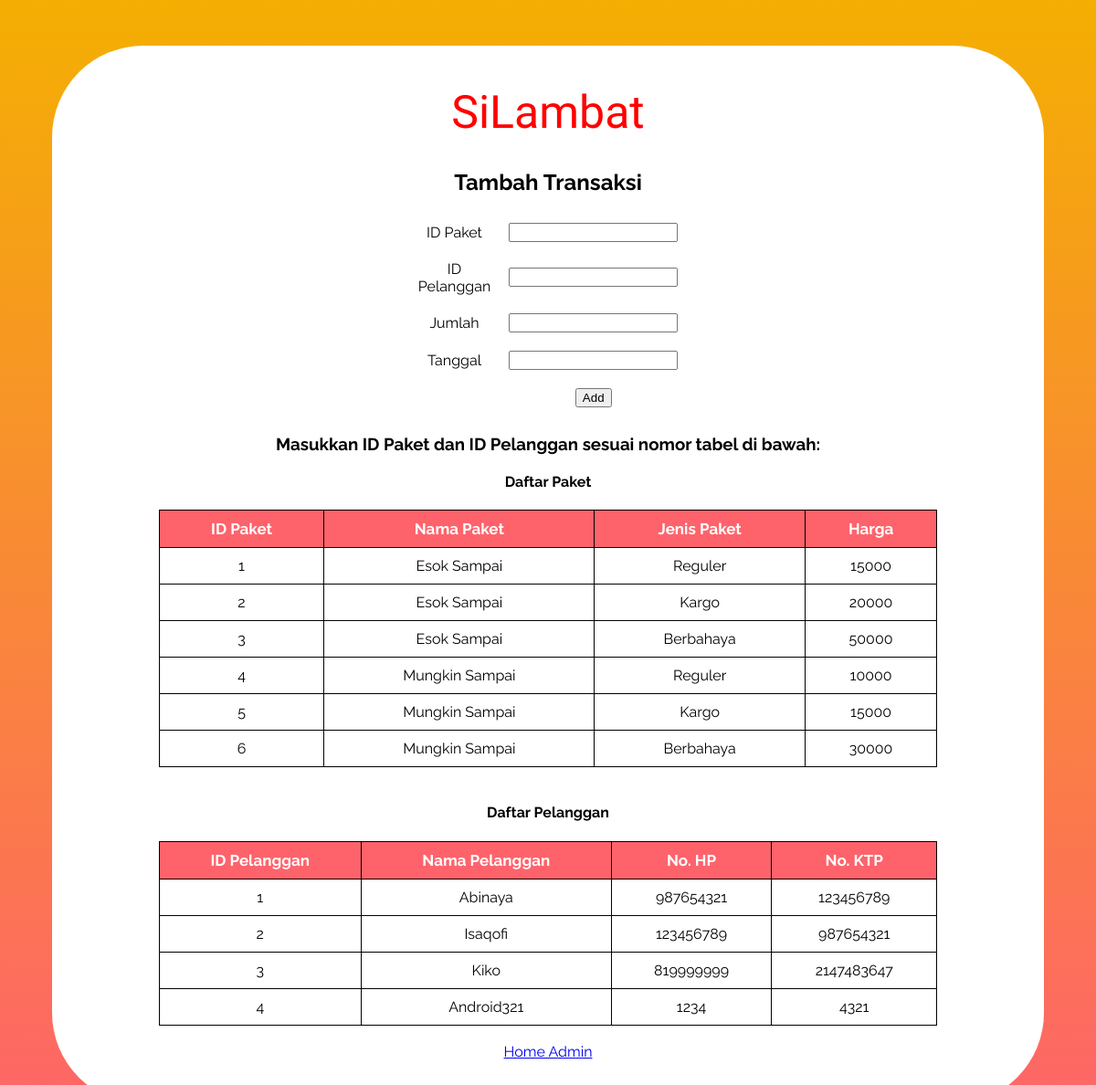
/addPembayaran.php, run on the app's committed database.
### tables this page shows
CREATE TABLE `paket` (
  `id_paket` int(3) NOT NULL,
  `nama_paket` varchar(20) NOT NULL,
  `jenis_paket` varchar(20) NOT NULL,
  `harga` int(100) NOT NULL,
  `is_delete` bit(1) NOT NULL DEFAULT b'0'
);

CREATE TABLE `pelanggan` (
  `id_pelanggan` int(3) NOT NULL,
  `nama` varchar(100) NOT NULL,
  `no_ktp` int(20) NOT NULL,
  `no_hp` int(20) NOT NULL,
  `is_delete` bit(1) NOT NULL DEFAULT b'0'
);

### addPembayaran.php (the view, shortened to what this page needs)
<?php
    include_once("config.php");
    $listpaket = mysqli_query($link, "SELECT * FROM paket WHERE is_delete=0 ORDER BY id_paket");
    $listpelanggan = mysqli_query($link, "SELECT * FROM pelanggan WHERE is_delete=0 ORDER BY id_pelanggan");
?>
<!DOCTYPE html>
<html lang="en">
    <head>
    </head>
    <body>
    <div class="Tabel">
        <div class="Judul">
        <h1 class="my-5">SiLambat</h1>
        </div>
        <h2>Tambah Transaksi</h2>
        <form action="addPembayaran.php" method="post" name="form1">
            <table width="25%" border="0">
                <tr>
                    <td>ID Paket</td>
                    <td><input type="text" name="id_paket"></td>
                </tr>
                <tr>
                    <td>ID Pelanggan</td>
                    <td><input type="text" name="id_pelanggan"></td>
                </tr>
                <tr>
                    <td>Jumlah</td>
                    <td><input type="text" name="jumlah"></td>
                </tr>
                <tr>
                    <td>Tanggal</td>
                    <td><input type="text" name="tanggal"></td>
                </tr>
                <tr>
                    <td></td>
                    <td><input type="submit" name="Submit" value="Add"></td>
                </tr>
            </table>
        </form>
        <h3>Masukkan ID Paket dan ID Pelanggan sesuai nomor tabel di bawah:</h3>
        <h4>Daftar Paket</h4>
        <table width='80%' border=1>
            <tr>
                <th>ID Paket</th> <th>Nama Paket</th> <th>Jenis Paket</th> <th>Harga</th>
            </tr>
            <?php
                while($item = mysqli_fetch_array($listpaket)) {
                    echo "<tr>";
                    echo "<td>".$item['id_paket']."</td>";
                    echo "<td>".$item['nama_paket']."</td>";
                    echo "<td>".$item['jenis_paket']."</td>";
                    echo "<td>".$item['harga']."</td>";
                }
            ?>
        </table><br>
        <h4>Daftar Pelanggan</h4>
        <table width='80%' border=1>
            <tr>
                <th>ID Pelanggan</th> <th>Nama Pelanggan</th> <th>No. HP</th> <th>No. KTP</th>
            </tr>
            <?php
                while($item = mysqli_fetch_array($listpelanggan)) {
                    echo "<tr>";
                    echo "<td>".$item['id_pelanggan']."</td>";
                    echo "<td>".$item['nama']."</td>";
                    echo "<td>".$item['no_hp']."</td>";
                    echo "<td>".$item['no_ktp']."</td>";
                }
            ?>
        </table>
        <br/>
            <a href="homeadmin.php">Home Admin</a>
            <br/>
            <br/></br>
    </div>
    </body>
</html>

### addPembayaran.php (style rules this page uses)
body { font: 16px Raleway; text-align: center; background-color: rgb(255, 255, 255); background: linear-gradient(to top, #fe636b, #f4af02) no-repeat center fixed; background-size: cover; }
table { margin-left: auto; margin-right: auto; border-color: rgb(0, 0, 0); border-collapse: collapse; }
h1 { font: 50px Norican; margin-left: 10px; margin-right: 10px; color: rgb(255, 0, 0); }
h2 { text-align: center; }
table { margin-left: auto; margin-right: auto; }
th { padding: 10px 10px 10px 10px; text-align: center; font-weight: bold; font-size: 17px; background-color: rgb(254, 99, 107); color: rgb(255, 255, 255); }
tr { text-align: center; color: rgb(0, 0, 0); }
td { padding: 10px 10px 10px 10px; color: rgb(0, 0, 0); }
.Tabel { width: 90%; padding: 10px 10px 10px 10px; margin-top: 50px; margin-bottom: 50px; margin-left: auto; margin-right: auto; background-color: rgb(255, 255, 255); border-radius: 100px; }

### data on the page
paket: id_paket "1", nama_paket "Esok Sampai", jenis_paket "Reguler", harga "15000"
paket: id_paket "2", nama_paket "Esok Sampai", jenis_paket "Kargo", harga "20000"
paket: id_paket "3", nama_paket "Esok Sampai", jenis_paket "Berbahaya", harga "50000"
paket: id_paket "4", nama_paket "Mungkin Sampai", jenis_paket "Reguler", harga "10000"
paket: id_paket "5", nama_paket "Mungkin Sampai", jenis_paket "Kargo", harga "15000"
paket: id_paket "6", nama_paket "Mungkin Sampai", jenis_paket "Berbahaya", harga "30000"
pelanggan: id_pelanggan "1", nama "Abinaya", no_hp "987654321", no_ktp "123456789"
pelanggan: id_pelanggan "2", nama "Isaqofi", no_hp "123456789", no_ktp "987654321"
pelanggan: id_pelanggan "3", nama "Kiko", no_hp "819999999", no_ktp "2147483647"
pelanggan: id_pelanggan "4", nama "Android321", no_hp "1234", no_ktp "4321"
